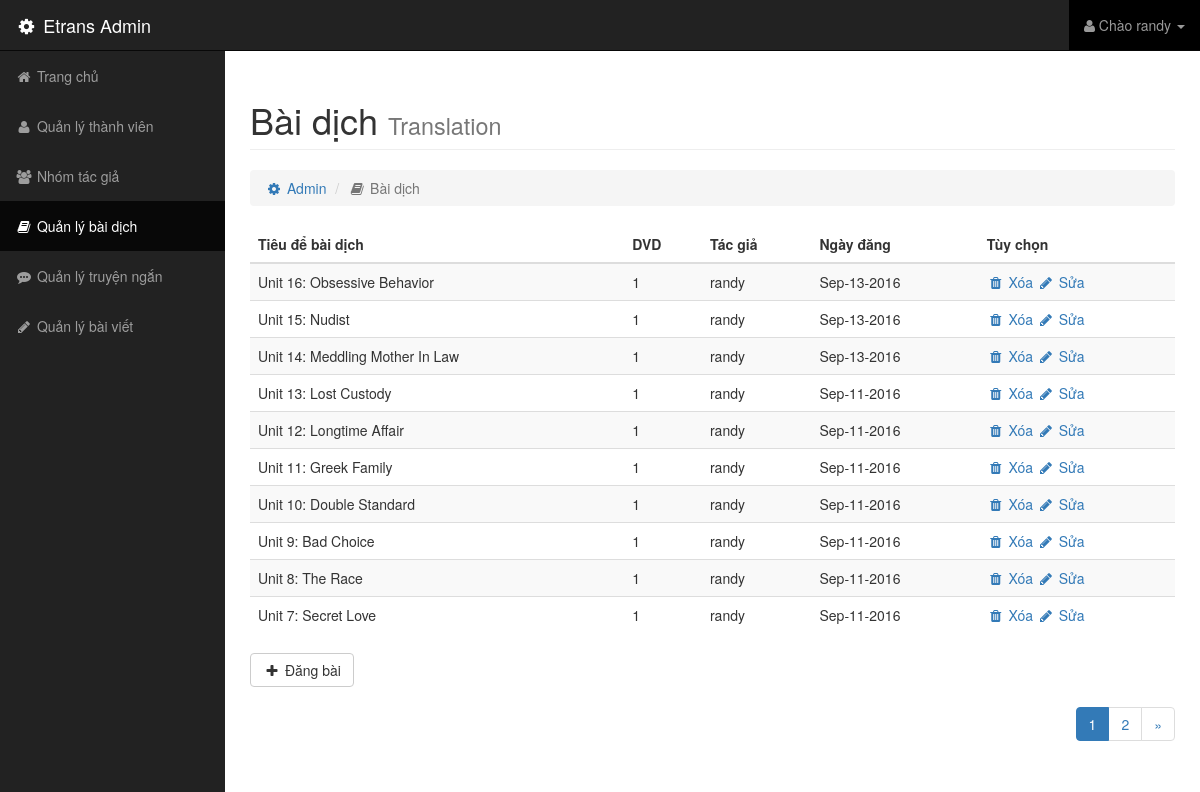
The app's page /admin/index.php?url=control-trans (signed in) with its own data.
### tables this page shows
CREATE TABLE `trans` (
  `id` int(10) NOT NULL,
  `eng_title` varchar(255) NOT NULL,
  `eng_cont` text NOT NULL,
  `vi_title` varchar(255) NOT NULL,
  `vi_cont` text NOT NULL,
  `author` varchar(255) NOT NULL,
  `date` varchar(255) NOT NULL,
  `img` varchar(255) NOT NULL,
  `dvd` int(10) NOT NULL
);

### admin/control-trans.php (the view, shortened to what this page needs)
<?php
	$conn = mysqli_connect(HOST,USER,PASS,DB);
	if(!$_GET['p']) $p = 1;
	else $p = $_GET['p'];
	$max_unit = 10;
	$first = $p*$max_unit - $max_unit;
	$sql = "SELECT * FROM trans ORDER BY id DESC LIMIT $first, $max_unit";
	$query = mysqli_query($conn,$sql);
?>
<div class=row>
	<div class="col-md-12">
		<h1 class=page-header>
			Bài dịch
			<small>Translation</small>
		</h1>
	</div>
</div>
<div class="row">
	<div class="col-md-12">
		<ul class="breadcrumb">
			<li><a href=""><i class="fa fa-cog fa-fw"></i> Admin</a></li>
			<li class="active"><i class="fa fa-fw fa-book"></i> Bài dịch</li>
		</ul>
	</div>
</div>
<div class="row">
	<div class="col-md-12">
		<table class="table table-hover table-striped trans-list">
			<thead>
				<tr>
					<th>Tiêu để bài dịch</th>
					<th>DVD</th>
					<th>Tác giả</th>
					<th>Ngày đăng</th>
					<th>Tùy chọn</th>
				</tr>
			</thead>
			<tbody>
				<?php while($result = mysqli_fetch_array($query)){ ?>
				<tr>
					<td><?php echo $result['eng_title']; ?></td>
					<td><?php echo $result['dvd']; ?></td>
					<td><?php echo $result['author']; ?></td>
					<td><?php echo $result['date']; ?></td>
					<td>
						<a class=delete href="/admin/delete.php?t=trans&id=<?php echo $result['id']; ?>" ><i class="fa fa-fw fa-trash"></i> Xóa</a>
						<a href="/admin/index.php?url=trans-edit&id=<?php echo $result['id']; ?>"><i class="fa fa-fw fa-pencil"></i> Sửa</a>
					</td>
				</tr>
				<?php } ?>
			</tbody>
		</table>
	</div>
</div>
<div class="row">
	<div class="col-md-12">
		<a href="/admin/index.php?url=trans-add" class="btn btn-default btn-md"><i class="fa fa-fw fa-plus"></i> Đăng bài</a>
	</div>
</div>
<div class="row">
	<div class="col-md-12 text-right">
		<ul class="pagination">
			<?php
					$sql_2 = "SELECT * FROM trans";
					$query_2 = mysqli_query($conn,$sql_2);
					$num = mysqli_num_rows($query_2);
					$all_p = ceil($num/$max_unit);
					$list = '';
					for($i=1; $i<=$all_p; $i++){
						if($p == $i) $list .= "<li class=active><a>$i</a></li>";
						else $list .= "<li><a href=".$_SERVER['PHP_SELF']."?url=control-trans&p=$i>".$i." </a></li>";
					}
					$next = $p + 1;
					if($p < $all_p) $list .= "<li><a href=".$_SERVER['PHP_SELF']."?url=control-trans&p=$next>&raquo;</a></li>";
					echo $list;
			?>
		</ul>
	</div>
</div>

### css/admin.css (style rules this page uses)
body { margin-top: 50px; }

### records on screen
trans: eng_title "Unit 16: Obsessive Behavior", dvd "1", author "randy", date "Sep-13-2016"
trans: eng_title "Unit 15: Nudist", dvd "1", author "randy", date "Sep-13-2016"
trans: eng_title "Unit 14: Meddling Mother In Law", dvd "1", author "randy", date "Sep-13-2016"
trans: eng_title "Unit 13: Lost Custody", dvd "1", author "randy", date "Sep-11-2016"
trans: eng_title "Unit 12: Longtime Affair", dvd "1", author "randy", date "Sep-11-2016"
trans: eng_title "Unit 11: Greek Family", dvd "1", author "randy", date "Sep-11-2016"
trans: eng_title "Unit 10: Double Standard", dvd "1", author "randy", date "Sep-11-2016"
trans: eng_title "Unit 9: Bad Choice", dvd "1", author "randy", date "Sep-11-2016"
trans: eng_title "Unit 8: The Race", dvd "1", author "randy", date "Sep-11-2016"
trans: eng_title "Unit 7: Secret Love", dvd "1", author "randy", date "Sep-11-2016"

### other values on screen
$_SESSION['user'] "randy"
